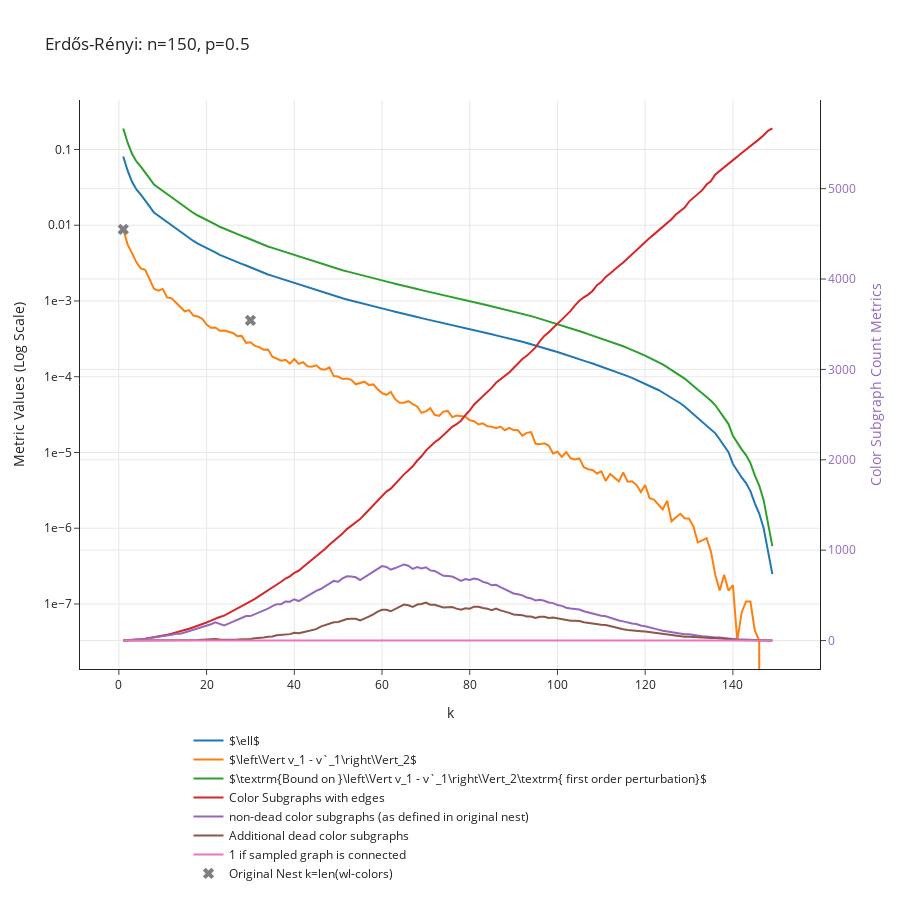

Notebook code for this chart:
### Code cell
p = 0.5
n = 150
G = nx.erdos_renyi_graph(n, p)
data_dict = get_convergence_data_of_nest(G, min_cluster_size = 1, max_k = 150)
plot_convergence_data(data_dict, f"Erdős-Rényi: n={n}, p={p}")

### Figure 1 — Plotly figure (JSON) as saved in the notebook; plotly's stock layout.template omitted (floating-point values rounded to 4 significant figures; data arrays with more than 128 entries replaced by an {"elided": "..."} marker saying what was removed)
{"data": [{"mode": "lines", "name": "$\\ell$", "type": "scatter", "x": {"elided": "149 int values"}, "y": {"elided": "149 float values"}}, {"mode": "lines", "name": "$\\left\\Vert v_1 - v`_1\\right\\Vert_2$", "type": "scatter", "x": {"elided": "149 int values"}, "y": {"elided": "149 float values"}}, {"mode": "lines", "name": "$\\textrm{Bound on }\\left\\Vert v_1 - v`_1\\right\\Vert_2\\textrm{ first order perturbation}$", "type": "scatter", "x": {"elided": "149 int values"}, "y": {"elided": "149 float values"}}, {"mode": "lines", "name": "Color Subgraphs with edges", "type": "scatter", "x": {"elided": "149 int values"}, "y": {"elided": "149 int values"}, "yaxis": "y2"}, {"mode": "lines", "name": "non-dead color subgraphs (as defined in original nest)", "type": "scatter", "x": {"elided": "149 int values"}, "y": {"elided": "149 int values"}, "yaxis": "y2"}, {"mode": "lines", "name": "Additional dead color subgraphs", "type": "scatter", "x": {"elided": "149 int values"}, "y": {"elided": "149 int values"}, "yaxis": "y2"}, {"mode": "lines", "name": "1 if sampled graph is connected", "type": "scatter", "x": {"elided": "149 int values"}, "y": {"elided": "149 int values"}, "yaxis": "y2"}, {"marker": {"size": 10, "symbol": "x"}, "mode": "markers", "name": "Original Nest k=len(wl-colors)", "type": "scatter", "x": [1, 30, 150], "y": [0.008824, 0.0005559, 0]}], "layout": {"height": 900, "hovermode": "closest", "legend": {"orientation": "h", "x": 0.5, "xanchor": "center", "y": -0.1, "yanchor": "top"}, "title": {"text": "Erdős-Rényi: n=150, p=0.5"}, "xaxis": {"title": {"text": "k"}}, "yaxis": {"exponentformat": "e", "title": {"text": "Metric Values (Log Scale)"}, "type": "log"}, "yaxis2": {"overlaying": "y", "side": "right", "tickfont": {"color": "rgba(148, 103, 189, 1)"}, "title": {"font": {"color": "rgba(148, 103, 189, 1)"}, "text": "Color Subgraph Count Metrics"}, "type": "linear"}}}
